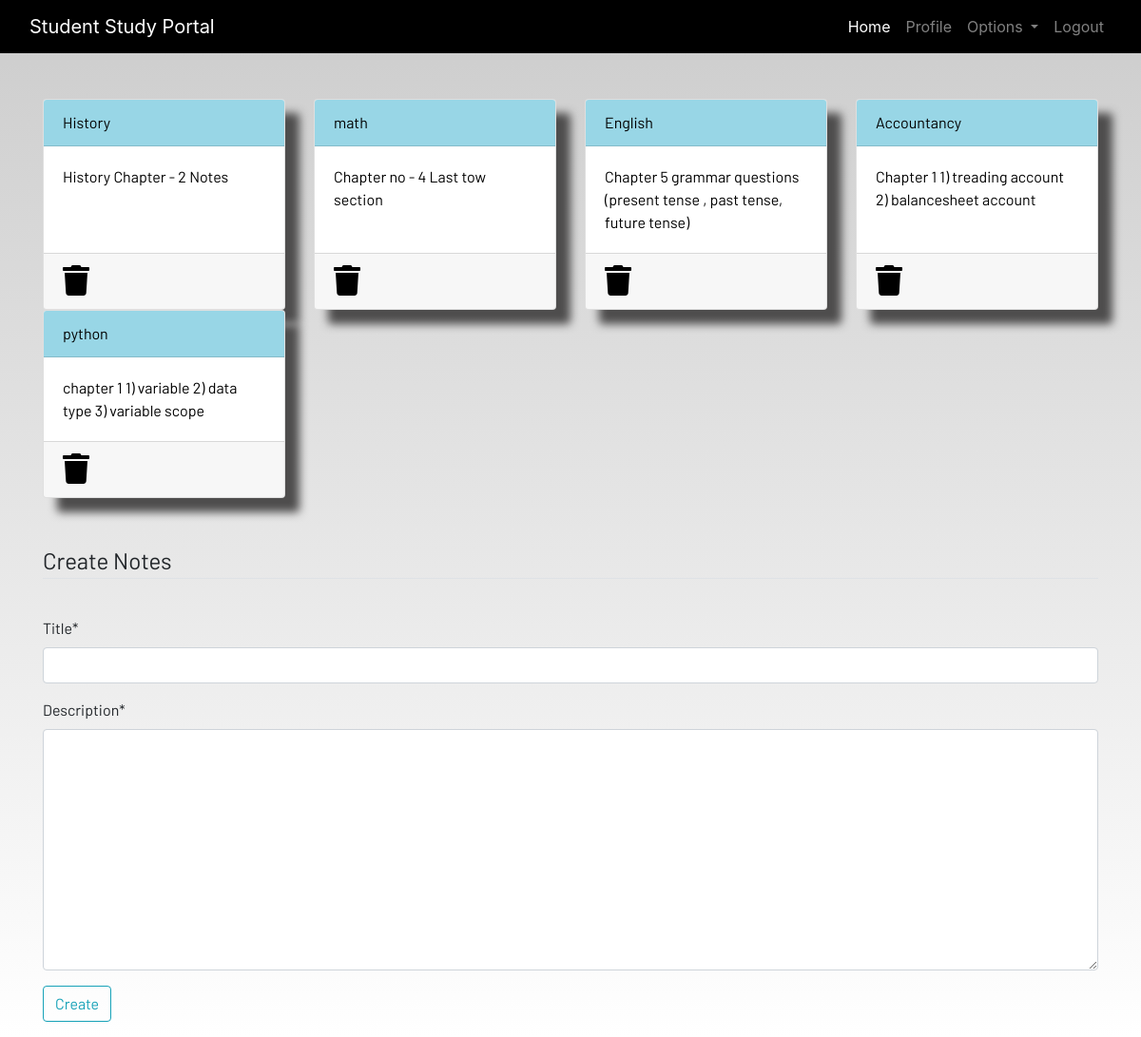
Screenshot of /notes/ (signed in) with the database file from the repository.
### studentdashboard/models.py (models this page shows, shortened)
class Notes(models.Model):
    user = models.ForeignKey(User, on_delete = models.CASCADE)
    title = models.CharField(max_length = 200)
    description = models.TextField()
    class Meta:
        verbose_name = 'notes'
        verbose_name_plural = 'notes'

### studentdashboard/views.py (the view)
# urls.py: path('notes/', views.notes, name='notes'),
@login_required(login_url="/userlogin")
def notes(request):
    if request.method == 'POST':
        form  = NotesForm(request.POST)
        if form.is_valid():
            notes = Notes(user = request.user,title = request.POST['title'],description = request.POST['description'])
            notes.save()
        messages.success(request,f'Notes added from  {request.user.username}  sucessfully!')
    else:
        form = NotesForm()
    notes = Notes.objects.filter(user=request.user)
    context = {'notes': notes,'form':form}
    return render(request, 'dashboard/notes.html',context)

### studentdashboard/forms.py
class NotesForm(forms.ModelForm):
    class Meta:
        model = Notes
        fields = ['title','description']

### templates/dashboard/notes.html (shortened to what this page needs)
{% extends 'dashboard/base.html' %} {% load static %} {% load crispy_forms_tags %} {% block content %}
<div class="container">
    <div class="row">
        {% for note in notes %}
        <div class="col-md-3">
            <a href="{% url 'notesd' note.id %}">
                <div class="card">
                    <div class="card-header">{{note.title}}</div>
                    <div class="card-body">{{note.description|slice:"0:100"}}</div>
                    <div class="card-footer mt-auto ">
                        <a href="{% url 'delete-note' note.id %}">
                            <i class="fa fa-trash fa-2x"></i></a>
                    </div>
                </div>
            </a>
        </div>
        {% endfor %}
        <br><br>
    </div>
</div>
<br><br>
<div class="container">
    <form method="POST">
        <fieldset class="form-group">
            <legend class="border-bottom mb-4">Create Notes</legend>
        </fieldset>
        {{form|crispy}}
        <div class="form-group">
            <button href="" class="btn btn-outline-info" type="submit">
                Create
            </button>
        </div>
    </form>
</div>
{% endblock content %}

### static/css/main.css (style rules this page uses)
html { scroll-behavior: smooth; height: 100%; width: 100%; }
.card { box-shadow: 15px 15px 10px rgb(78, 77, 77); }
a { text-decoration: none !important; color: black; }
.card-header { color: black !important; background: rgb(152, 214, 230) !important; transition: 0.3s ease-in; }
html, body { max-width: 100%; overflow-x: hidden; height: 100%; width: 100%; }
body { background: linear-gradient(rgba(0, 0, 0, 0.2), rgba(255, 255, 255, 0.5)); overflow-x: hidden; background-repeat: no-repeat; }
.card-header { background-color: rgb(133, 204, 231); }
.col-md-3 .card { width: 100%; height: 100%; }
.fa { color: black; }

### rows the page displays
Notes: title "History", description "History Chapter - 2 Notes"
Notes: title "math", description "Chapter no - 4 Last tow section"
Notes: title "English", description "Chapter 5 grammar questions (present tense , past tense, future tense)"
Notes: title "Accountancy", description "Chapter 1 1) treading account 2) balancesheet account"
Notes: title "python", description "chapter 1 1) variable 2) data type 3) variable scope"
